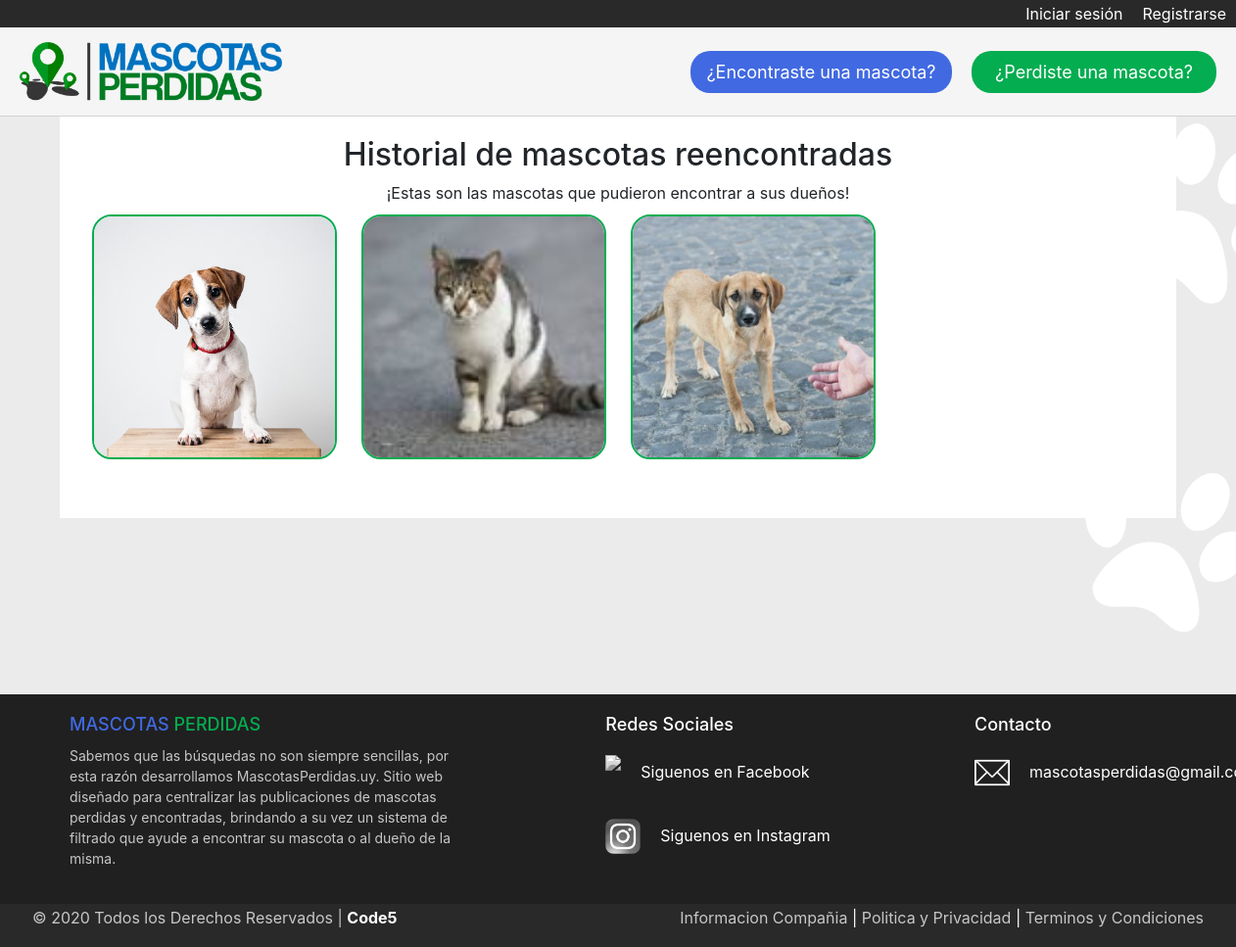
/historial/, run on an earlier commit of the app's database.
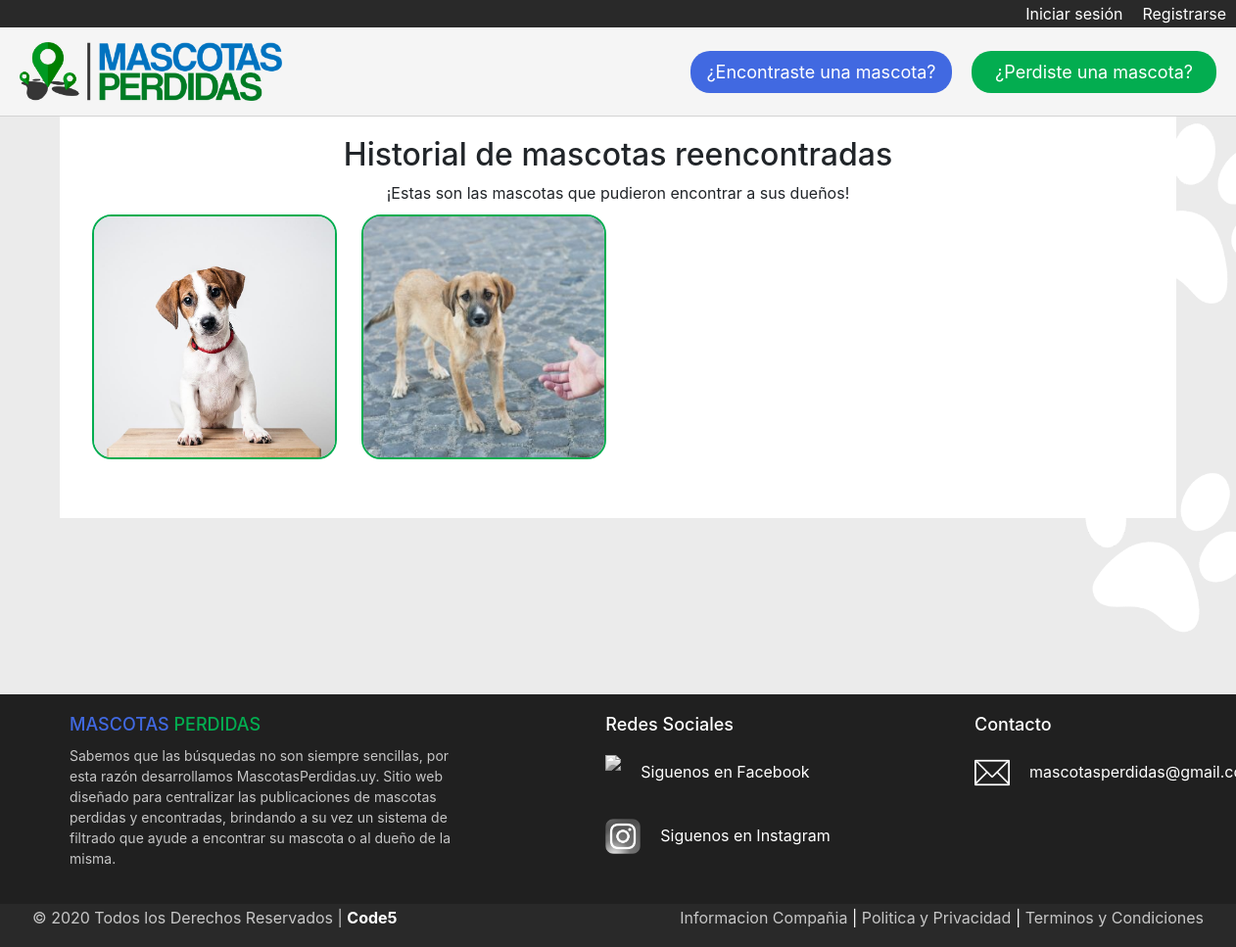
And on a later commit of the database.
### Mascotas/models.py (models this page shows)
class MascotaPerdida(models.Model):
    estado = models.CharField(max_length=40)
    imagen = models.ImageField(null=True, blank=True)  # <---- NO SACAR EL NULL NI EL BLANK QUE SE ROMPE LA BBDD
    barrio = models.ForeignKey(Barrio, on_delete=models.CASCADE)
    tipo = models.ForeignKey(Tipo, on_delete=models.CASCADE)
    raza = models.ForeignKey(Raza, on_delete=models.CASCADE)
    fecha = models.DateField()
    nombre = models.CharField(max_length=40)
    mail = models.EmailField()
    telefono = models.IntegerField()
    descripcion = models.TextField()

### Mascotasperdidas/views.py (the view)
# urls.py: path('historial/', historial, name='historial'),
def historial(request):
    historial = MascotaPerdida.objects.filter(estado='FINALIZADO').order_by('-id')                    # <---- mostrar ultimos anuncios al principio
    data = {
        'historial':historial
    }
    return render(request, 'historial.html', data)

### Mascotasperdidas/templates/historial.html (shortened to what this page needs)
{% extends 'base.html' %}
    {% block contenido %}
    <div class="white">
        <div id="container" id="fh5co-features">
            <h2>Historial de mascotas reencontradas</h2>
            <span class="subtitulo_home">¡Estas son las mascotas que pudieron encontrar a sus dueños!</span>
            <div class="row no-gutters">
                {% for m in historial %}
                    {% if m.imagen %}
                    <div class="col-sm-3 animate-box">
                            {% if m.estado == 'FINALIZADO' %}
                            <figure id= "fotos">
                                <a href="{% url 'Ver_historial' m.id %}">
                                    <img src="{{ m.imagen.url }}" alt="" class="imagenes_perdido">
                                </a>
                            </figure>
                            {% endif %}
                    </div>
                    {% endif %}
                {% endfor %}
            </div>
        </div>
    </div>
    {% endblock %}

What changed in the data, as far as the page shows it:
removed MascotaPerdida: imagen (picture)
